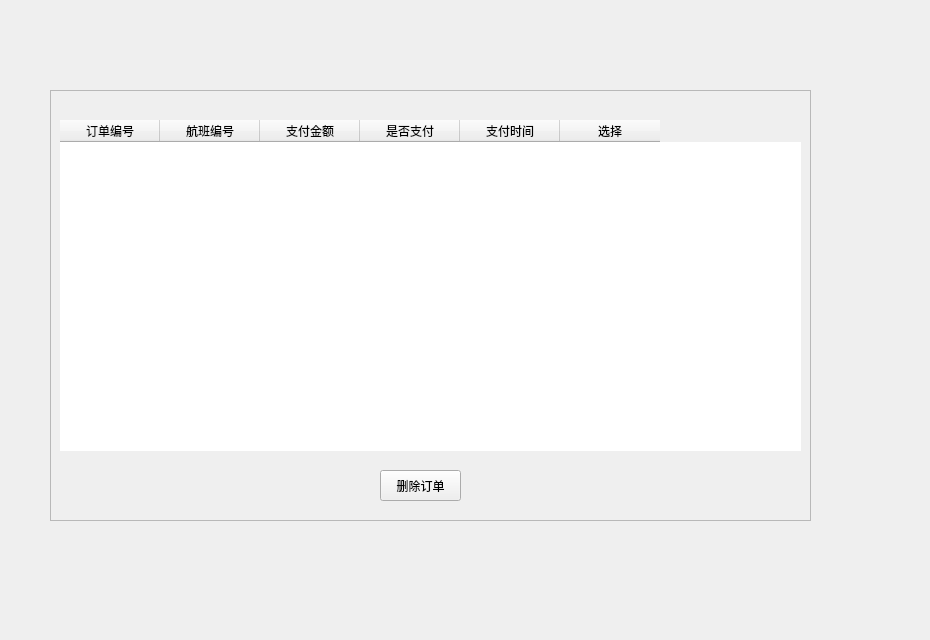
    <widget class="QWidget" name="MyOrders">
     <widget class="QFrame" name="frame_5">
      <property name="geometry">
       <rect>
        <x>50</x>
        <y>90</y>
        <width>761</width>
        <height>431</height>
       </rect>
      </property>
      <property name="frameShape">
       <enum>QFrame::StyledPanel</enum>
      </property>
      <property name="frameShadow">
       <enum>QFrame::Raised</enum>
      </property>
      <widget class="QTableWidget" name="OrdersTableWidget">
       <property name="geometry">
        <rect>
         <x>10</x>
         <y>30</y>
         <width>741</width>
         <height>331</height>
        </rect>
       </property>
       <property name="styleSheet">
        <string notr="true">QTableWidget {
    border: none;
}
</string>
       </property>
       <property name="rowCount">
        <number>0</number>
       </property>
       <column>
        <property name="text">
         <string>订单编号</string>
        </property>
       </column>
       <column>
        <property name="text">
         <string>航班编号</string>
        </property>
       </column>
       <column>
        <property name="text">
         <string>支付金额</string>
        </property>
       </column>
       <column>
        <property name="text">
         <string>是否支付</string>
        </property>
       </column>
       <column>
        <property name="text">
         <string>支付时间</string>
        </property>
       </column>
       <column>
        <property name="text">
         <string>选择</string>
        </property>
       </column>
      </widget>
      <widget class="QPushButton" name="DeleteButton">
       <property name="geometry">
        <rect>
         <x>330</x>
         <y>380</y>
         <width>81</width>
         <height>31</height>
        </rect>
       </property>
       <property name="text">
        <string>删除订单</string>
       </property>
      </widget>
     </widget>
     <widget class="QLabel" name="label_49">
      <property name="geometry">
       <rect>
        <x>10</x>
        <y>50</y>
        <width>911</width>
        <height>581</height>
       </rect>
      </property>
      <property name="text">
       <string/>
      </property>
      <property name="pixmap">
       <pixmap resource="images.qrc">:/Images/Orders.png</pixmap>
      </property>
      <property name="scaledContents">
       <bool>true</bool>
      </property>
     </widget>
     <zorder>label_49</zorder>
     <zorder>frame_5</zorder>
    </widget>
